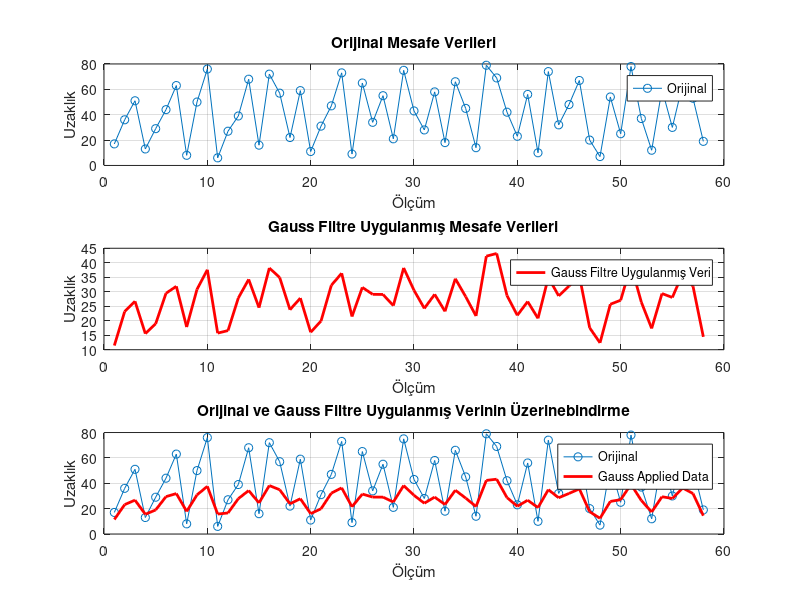

Source code (MATLAB):
distance = [17 36 51 13 29 44 63 8 50 76 6 27 39 68 16 72 57 22 59 11 31 47 73 9 65 34 55 21 75 43 28 58 18 66 45 14 79 69 42 23 56 10 74 32 48 67 20 7 54 25 78 37 12 60 30 64 53 19];
gaussian = @(x, sigma) (1 / sqrt(2*pi) * sigma) * exp(-x.^2 / (2 * sigma^2));
kernel_size = 3;
sigma = 1;
kernel_x = linspace(-kernel_size / 2, kernel_size / 2, kernel_size);
kernel = gaussian(kernel_x, sigma);
result = conv(distance, kernel, 'same');

figure;
subplot(3, 1, 1);
plot(distance, '-o', 'DisplayName', 'Orijinal');
title('Orijinal Mesafe Verileri');
xlabel('Ölçüm');
ylabel('Uzaklık');
grid on;
legend;

subplot(3, 1, 2);
plot(result, '-r', 'LineWidth', 2, 'DisplayName', 'Gauss Filtre Uygulanmış Veri');
title('Gauss Filtre Uygulanmış Mesafe Verileri');
xlabel('Ölçüm');
ylabel('Uzaklık');
grid on;
legend;

subplot(3, 1, 3);
plot(distance, '-o', 'DisplayName', 'Orijinal');
hold on;
plot(result, '-r', 'LineWidth', 2, 'DisplayName', 'Gauss Applied Data');
title('Orijinal ve Gauss Filtre Uygulanmış Verinin Üzerinebindirme');
xlabel('Ölçüm');
ylabel('Uzaklık');
grid on;
legend;
